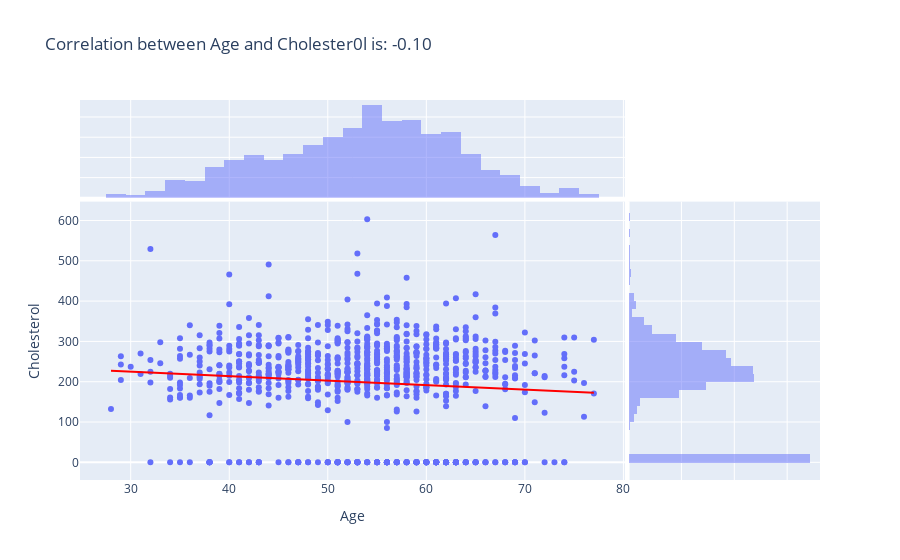

This figure's notebook cell:
### Code cell
corr_value = heart_df["Age"].corr(heart_df["Cholesterol"])

fig = px.scatter(
    data_frame=heart_df,
    x="Age",
    y="Cholesterol",
    marginal_x="histogram",
    marginal_y="histogram",
    trendline="ols",
    trendline_color_override="red",
    title=f"Correlation between Age and Cholester0l is: {corr_value:.2f}",
)

fig.show()

### Figure 1 — Plotly figure (JSON) as saved in the notebook; plotly's stock layout.template omitted (floating-point values rounded to 4 significant figures; data arrays with more than 128 entries replaced by an {"elided": "..."} marker saying what was removed)
{"data": [{"hovertemplate": "Age=%{x}<br>Cholesterol=%{y}<extra></extra>", "legendgroup": "", "marker": {"color": "#636efa", "symbol": "circle"}, "mode": "markers", "name": "", "orientation": "v", "showlegend": false, "type": "scatter", "x": {"elided": "918 int values"}, "xaxis": "x", "y": {"elided": "918 int values"}, "yaxis": "y"}, {"alignmentgroup": "True", "bingroup": "x", "hovertemplate": "Age=%{x}<br>count=%{y}<extra></extra>", "legendgroup": "", "marker": {"color": "#636efa"}, "name": "", "offsetgroup": "", "opacity": 0.5, "showlegend": false, "type": "histogram", "x": {"elided": "918 int values"}, "xaxis": "x3", "yaxis": "y3"}, {"alignmentgroup": "True", "bingroup": "y", "hovertemplate": "Cholesterol=%{y}<br>count=%{x}<extra></extra>", "legendgroup": "", "marker": {"color": "#636efa"}, "name": "", "offsetgroup": "", "opacity": 0.5, "showlegend": false, "type": "histogram", "xaxis": "x2", "y": {"elided": "918 int values"}, "yaxis": "y2"}, {"hovertemplate": "<b>OLS trendline</b><br>Cholesterol = -1.10492 * Age + 257.925<br>R<sup>2</sup>=0.009079<br><br>Age=%{x}<br>Cholesterol=%{y} <b>(trend)</b><extra></extra>", "legendgroup": "", "line": {"color": "red"}, "marker": {"color": "#636efa", "symbol": "circle"}, "mode": "lines", "name": "", "showlegend": false, "type": "scatter", "x": {"elided": "918 int values"}, "xaxis": "x", "y": {"elided": "918 float values"}, "yaxis": "y"}], "layout": {"barmode": "overlay", "legend": {"tracegroupgap": 0}, "title": {"text": "Correlation between Age and Cholester0l is: -0.10"}, "xaxis": {"anchor": "y", "domain": [0, 0.7363], "title": {"text": "Age"}}, "xaxis2": {"anchor": "y2", "domain": [0.7413, 1], "matches": "x2", "showgrid": true, "showline": false, "showticklabels": false, "ticks": ""}, "xaxis3": {"anchor": "y3", "domain": [0, 0.7363], "matches": "x", "showgrid": true, "showticklabels": false}, "xaxis4": {"anchor": "y4", "domain": [0.7413, 1], "matches": "x2", "showgrid": true, "showline": false, "showticklabels": false, "ticks": ""}, "yaxis": {"anchor": "x", "domain": [0, 0.7326], "title": {"text": "Cholesterol"}}, "yaxis2": {"anchor": "x2", "domain": [0, 0.7326], "matches": "y", "showgrid": true, "showticklabels": false}, "yaxis3": {"anchor": "x3", "domain": [0.7426, 1], "matches": "y3", "showgrid": true, "showline": false, "showticklabels": false, "ticks": ""}, "yaxis4": {"anchor": "x4", "domain": [0.7426, 1], "matches": "y3", "showgrid": true, "showline": false, "showticklabels": false, "ticks": ""}}}
